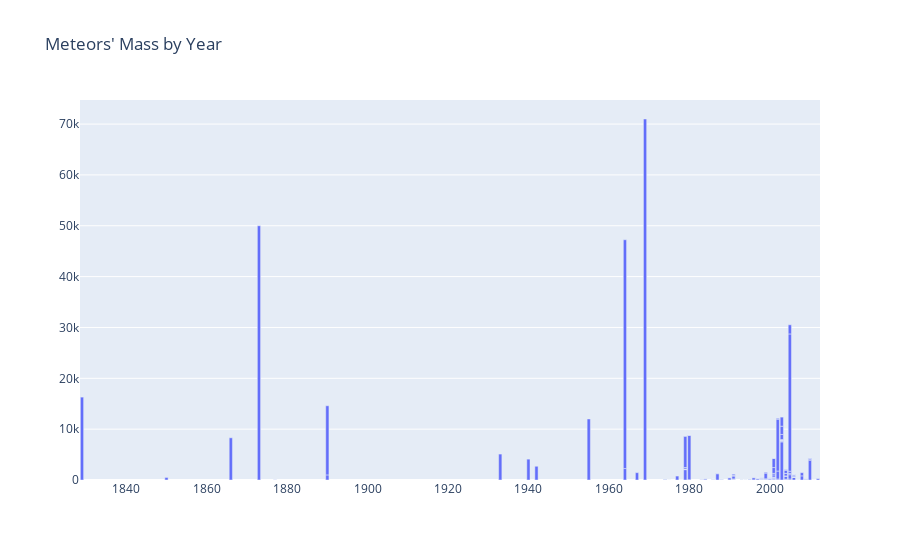

Notebook source saved alongside this figure:
### Code cell
df.columns = [col.replace("mass (g)", "mass") for col in df. columns]

fig6 = go.Figure()

fig6.add_trace(
    go.Bar(
        x =df.year, y = df.mass
    ))
fig6.update_layout(
    title_text = "Meteors' Mass by Year"
    
)
fig6.show()

### Figure 1 — Plotly figure (JSON) as saved in the notebook; plotly's stock layout.template omitted (floating-point values rounded to 4 significant figures; data arrays with more than 128 entries replaced by an {"elided": "..."} marker saying what was removed)
{"data": [{"type": "bar", "x": {"elided": "200 int values"}, "y": {"elided": "200 float values"}}], "layout": {"autosize": true, "title": {"text": "Meteors' Mass by Year"}, "xaxis": {"autorange": true, "range": [1828.0, 2012.0], "type": "linear"}, "yaxis": {"autorange": true, "range": [0, 74740.0], "type": "linear"}}}
